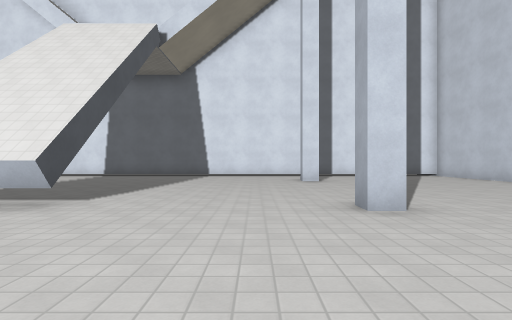
view 1 (above)

18 first-person views from a walk through a Godot game level. The camera is 1.3 m above the floor, looks level and sees 80° across. The floor is counted in squares, 2 m on a side. Each view is taken from the middle of a square. On the plan, view 1 faces up. The plan holds only what a view shows up to about 10 squares ahead; the rest is blank. The place goes on beyond the plan. Surface patterns are stand-ins for the level's own textures.

view 2
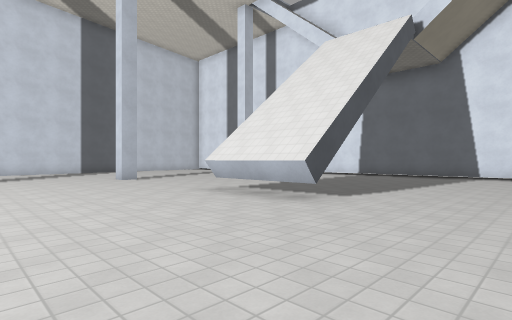

view 3
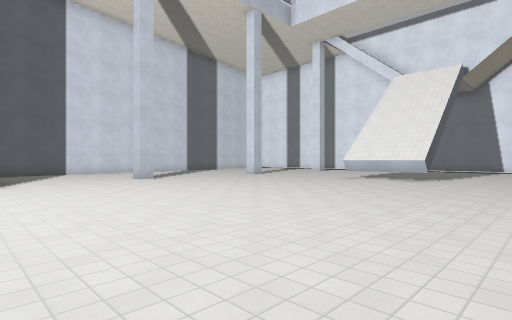

view 4
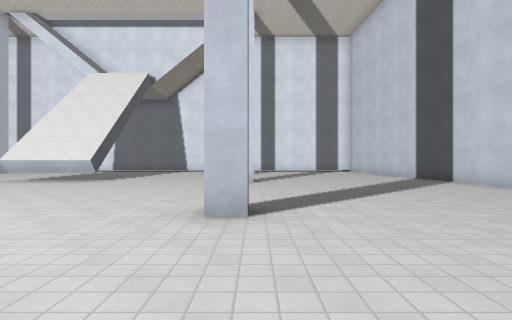

view 5
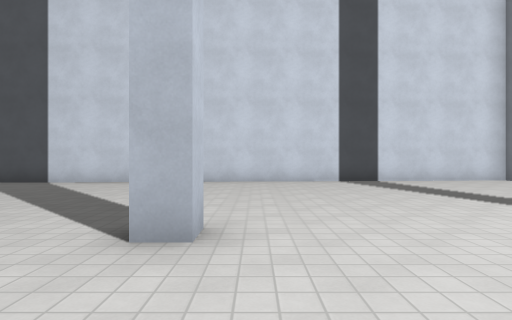

view 6
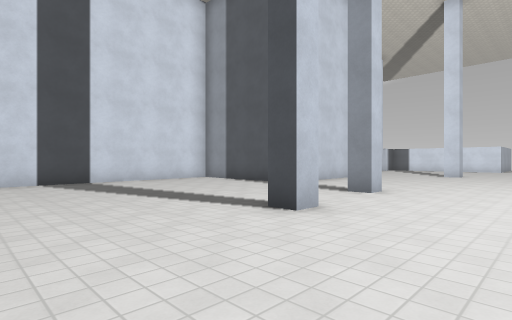

view 7
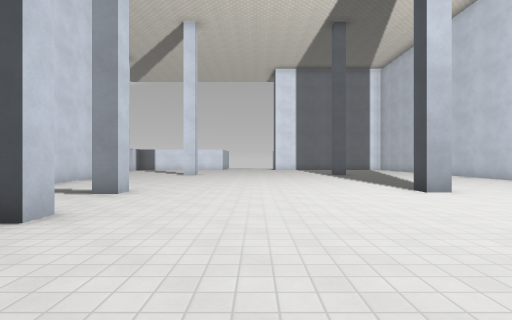

view 8
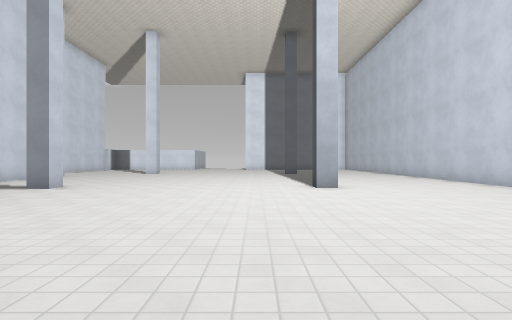

view 9
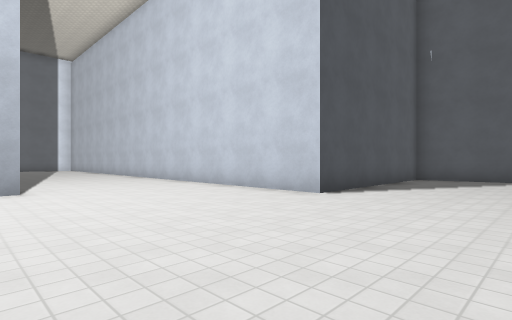

view 10
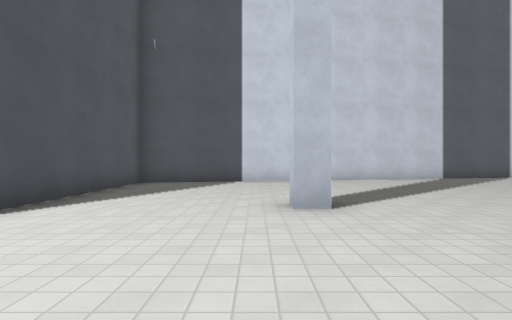

view 11
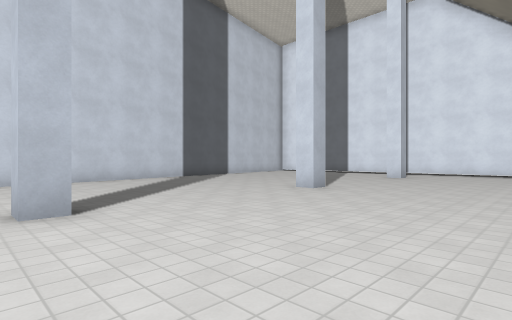

view 12
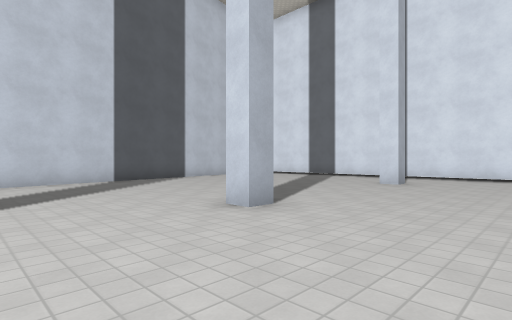

view 13
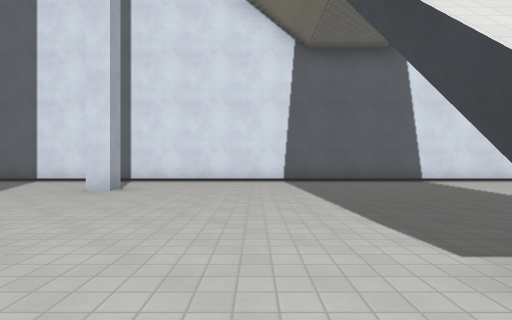

view 14
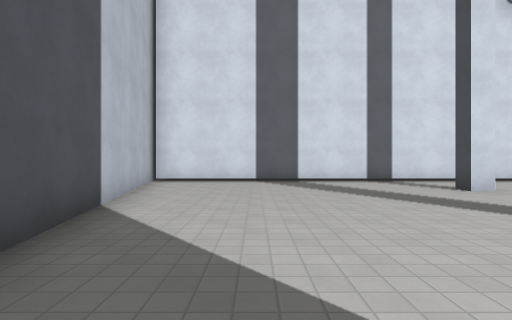

view 15
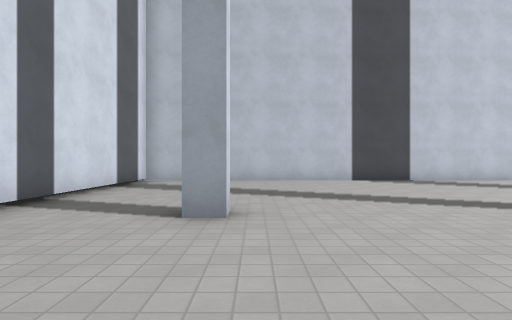

view 16
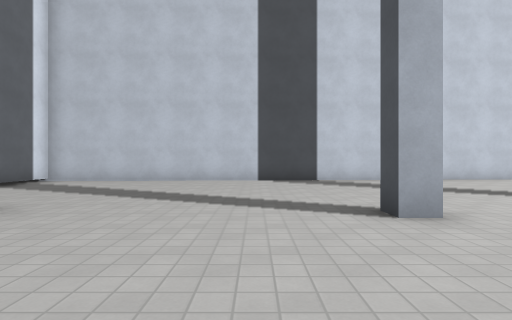

view 17
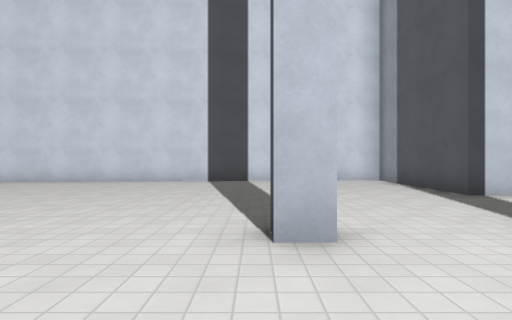

view 18
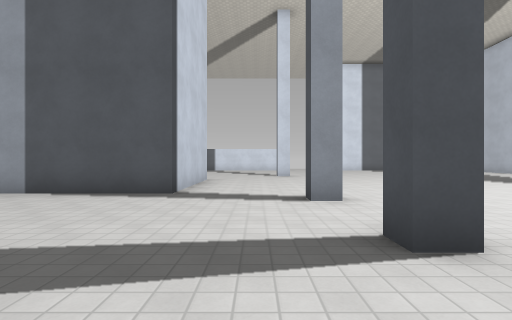

### Floor plan
Points are (right, up) in squares from view 1. A wall is a line through its corners. A room is listed if a view was taken in it or the views show most of it. See-through windows are left out.
Room 1 (views 1, 2, 3, 4, 5, 6, 7, 8, 9, 10, 11, 12, 13, 14, 15, 16, 17, 18)
walls: (-2.9, 5) (-2.9, 3.9) (-5.6, 3.9); (-10, -0.9) (-10, -1.5) (-10.5, -1.5); (2, -1.5) (1.4, -1.5) (1.4, -1); (2, 3.9) (1.4, 3.9) (1.4, 4.4) (2, 4.4); (-10, 4.5) (-10, 3.9) (-10.6, 3.9); (1.4, -6.8) (1.4, -6.1) (1.9, -6.1) (1.9, -6.8); (-5, -9.1) (-4.4, -9.1) (-4.4, -9.6); (2, 9.3) (1.4, 9.3) (1.4, 9.9); (-10, 9.9) (-10, 9.3) (-10.5, 9.3) (-10.5, 9.9); (1.6, -9.4) (1.6, -8.8) (2.1, -8.8) (2.1, -9.4); (4.6, -13.5) (4.6, -9.9) (8.7, -9.9) (7.3, 12.4) (-18.1, 12.4); (-18.3, 13) (-14.7, -5.3) (-9.1, -5.3) (-9.1, -13)
low walls: (-2.8, 4.2) (-5.6, 4.2)

Where each view was taken, in squares from view 1:
view 1: 0 up, 0 right, facing up
view 2: 0 up, 0 right, facing up-left
view 3: 6 down, 0 right, facing up-left
view 4: 5 down, 2 right, facing up
view 5: 2 down, 1 left, facing right
view 6: 3 down, 1 left, facing down-right
view 7: 3 down, 1 left, facing down
view 8: 2 down, 3 left, facing down
view 9: 2 down, 4 left, facing down-left
view 10: 2 down, 6 left, facing left
view 11: 2 down, 6 left, facing up-left
view 12: 1 up, 7 left, facing up-left
view 13: 3 up, 7 left, facing up
view 14: 3 up, 15 left, facing up
view 15: 9 up, 2 left, facing right
view 16: 6 up, 2 left, facing right
view 17: 6 down, 1 left, facing right
view 18: 4 down, 3 right, facing down
